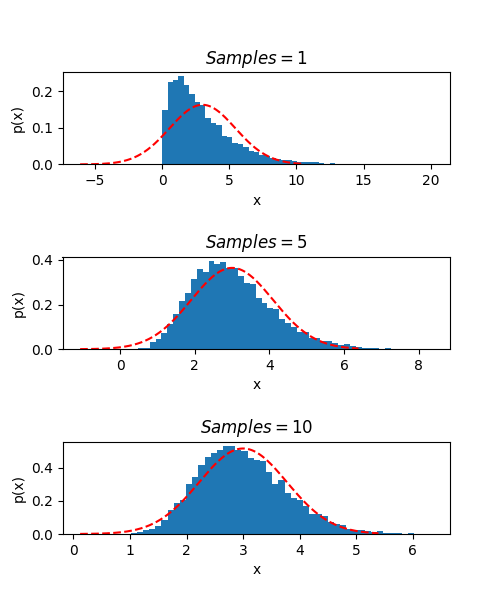

This figure's Python source:

import numpy as np
from scipy.stats import norm
from matplotlib import pyplot as plt

# samples from cho square distribution
np.random.seed(5)
Samples_Drawn = [1,5,10]
fig = plt.figure(figsize=(5,len(Samples_Drawn)*2))
plt.ion()
DOF=3

x = np.random.chisquare(DOF,(max(Samples_Drawn), 10000))
for i in range(len(Samples_Drawn)):
    fig.add_subplot(len(Samples_Drawn),1,i+1)
    plt.subplots_adjust(hspace=1)
    sample_mean = x[:Samples_Drawn[i], :].mean(0)
    plt.hist(sample_mean,bins=50,normed=True)

# plot the expected gaussian pdf
    sigma = np.sqrt(2.0*DOF/Samples_Drawn[i])
    dist = norm(DOF, sigma)
    x_pdf = np.linspace(norm.ppf(10e-5,DOF,sigma),norm.ppf((10e2-1)*10e-4,DOF,sigma), 1000)
    plt.plot(x_pdf, dist.pdf(x_pdf), '--r')

    plt.title("$Samples = %i$" % Samples_Drawn[i])#, ha='right', va='top')
    plt.xlabel('x')
    plt.ylabel('p(x)')
plt.show()
